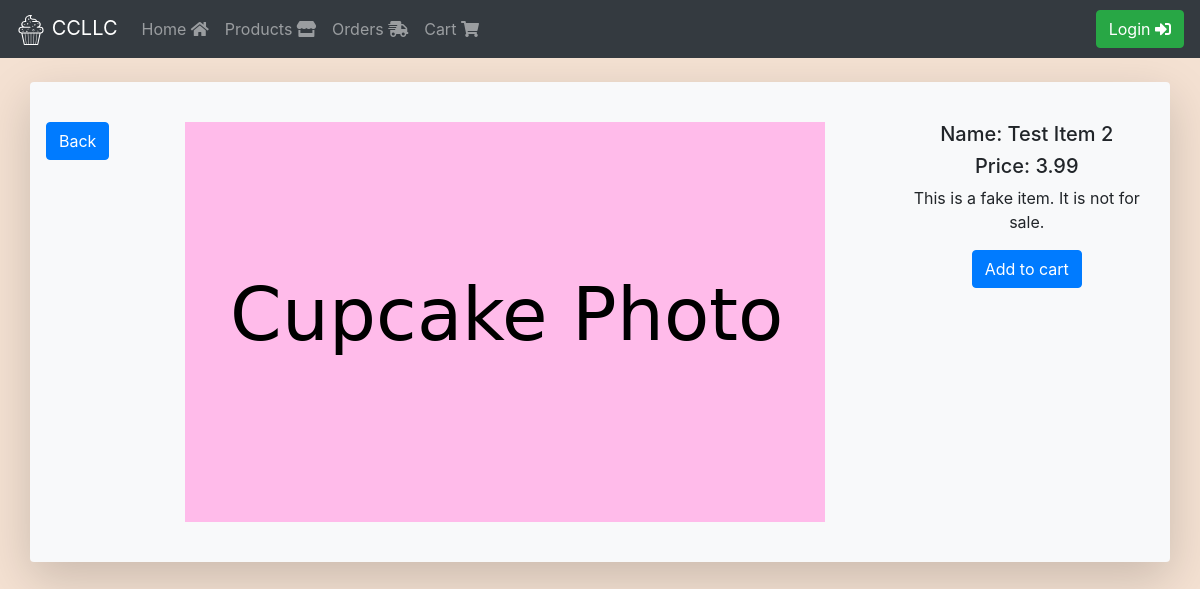
/product.php?id=2, run on the app's committed database.
### tables this page shows
CREATE TABLE productTest (
  prod_id int(10) NOT NULL AUTO_INCREMENT,
  name varchar(25) NOT NULL,
  description varchar(100) NOT NULL,
  price decimal(8,2) NOT NULL,
  is_live BOOLEAN NOT NULL default 1,
  PRIMARY KEY (prod_id)
);

### src/backend/db.php (called while the page is built, shortened)
<?php
class db{
  private $servername = "172.17.0.1";
  private $username = "webuser";
  private $userpass = "webpass";
  private $dbname = "ism452";
  private $conn;
  private function initConnection(){
    $this->conn = new mysqli($this->servername, $this->username, $this->userpass, $this->dbname);
  }
  public function queryDatabase($sqlStatement){
    $result = $this->conn->query($sqlStatement);
    return $result;
  }
}
?>

### src/product.php (the view, shortened to what this page needs)
<!DOCTYPE html>
<html lang="en" dir="ltr">
  <head>
    <link rel="stylesheet" href="https://stackpath.bootstrapcdn.com/bootstrap/4.3.1/css/bootstrap.min.css">
    <link rel="stylesheet" href="https://use.fontawesome.com/releases/v5.7.2/css/all.css">
    <link rel="stylesheet" href="/css/master.css">
  </head>
  <body>
    <?php
    include 'backend/navbar.php';
    include 'alert.php';
    ?>
    <div class="container shadow-lg p-3 mb-5 bg-light rounded">
      <br>
      <?php
        $prod = $_GET['id'];
        include 'backend/db.php';
        $db = new db;
        $sql="SELECT * FROM productTest WHERE prod_id = " . $prod;
        $result = $db->queryDatabase($sql);
        while($row = $result->fetch_assoc()) {
          echo '
          <div class="row">
            <div class="col-1">
              <a class="btn btn-primary" href="products.php">Back</a>
            </div>
            <div class="col" style="text-align: center">
              <img src="img/CardPlaceholder.png" alt="Product Image">
            </div>
            <div class="col-3" style="text-align: center">
              <h5>Name: '.$row["name"].'</h5>
              <h5>Price: '.$row["price"].'</h5>
              <p>'.$row["description"].'</p>
              <button class="btn btn-primary" onclick="addtoCart('.$prod.')">Add to cart</button>
            </div>
          </div>
          <br>
          ';
        }
      ?>
    </div>
  </body>
</html>

### src/css/master.css (style rules this page uses)
body { background-color: #f4e1d2; }

### data on the page
producttest: name "Test Item 2", price "3.99", description "This is a fake item. It is not for sale."
